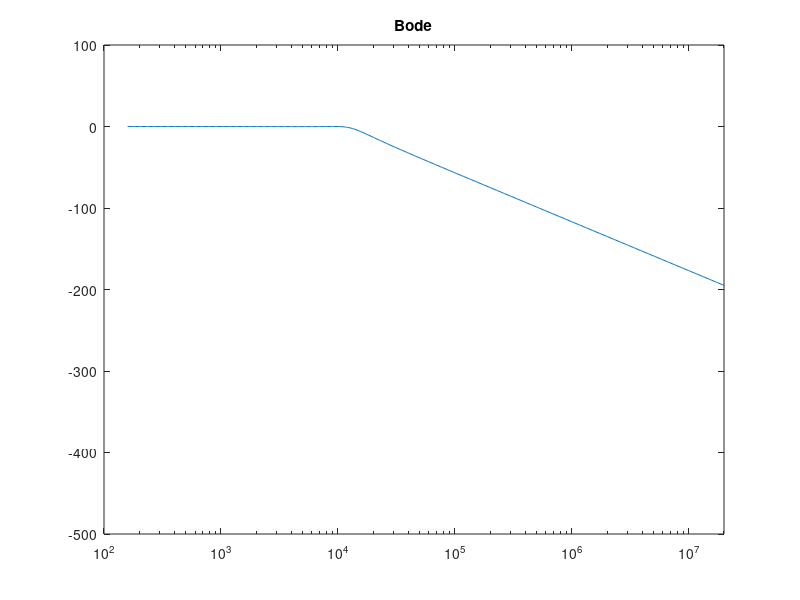

Recreate this plot in MATLAB. (Note: this script raises an error after producing the figure.)
R = 12000
C = 2.2e-9
Rg = 47
Cg = 10e-9
Zg = 200e3
BWP = 3e6 * 2 * pi
s=tf('s');

% DEN1 =(C*Cg*(C*R*Rg+R*Zg+Rg*Zg))*s^3+(C*(BWP*(Cg*Rg*(R*C+Zg))+Cg*Rg+R+Rg+Cg*Zg))*s^2;
% DEN2 = (BWP*C*Cg*Rg+BWP*C*R+BWP*C*Rg+1)*s+BWP;
% H= (C*Cg*Rg*s^2+BWP*C*Cg*Rg*s+BWP)/(DEN1+DEN2);
% bode(H)


sys = tf([C*Cg*Rg, BWP*C*Cg*Rg, BWP],[C^2*Cg*R*Rg + C*Cg*R*Zg + C*Cg*Rg*Zg, BWP*C^2*Cg*R*Rg + BWP*C*Cg*Rg*Zg + C*Cg*Rg + C*R + C*Rg + Cg*Zg, BWP*C*Cg*Rg + BWP*C*R + BWP*C*Rg + 1, BWP])
[mag, phase,w ]= bode(sys);
%[mag, phase,w ]= bode(ZIN);
mag= squeeze(mag);
phase= squeeze(phase);
w= squeeze(w);
f= w./(2*pi);
mag = 20*log10(mag);
figure(1);
semilogx(f,mag);
hold on;
title('Bode');
xlim([100 2e7]);
bode(1/((C*L)*s^2+(C*(R+Rg)+1)*s+1))
grid on